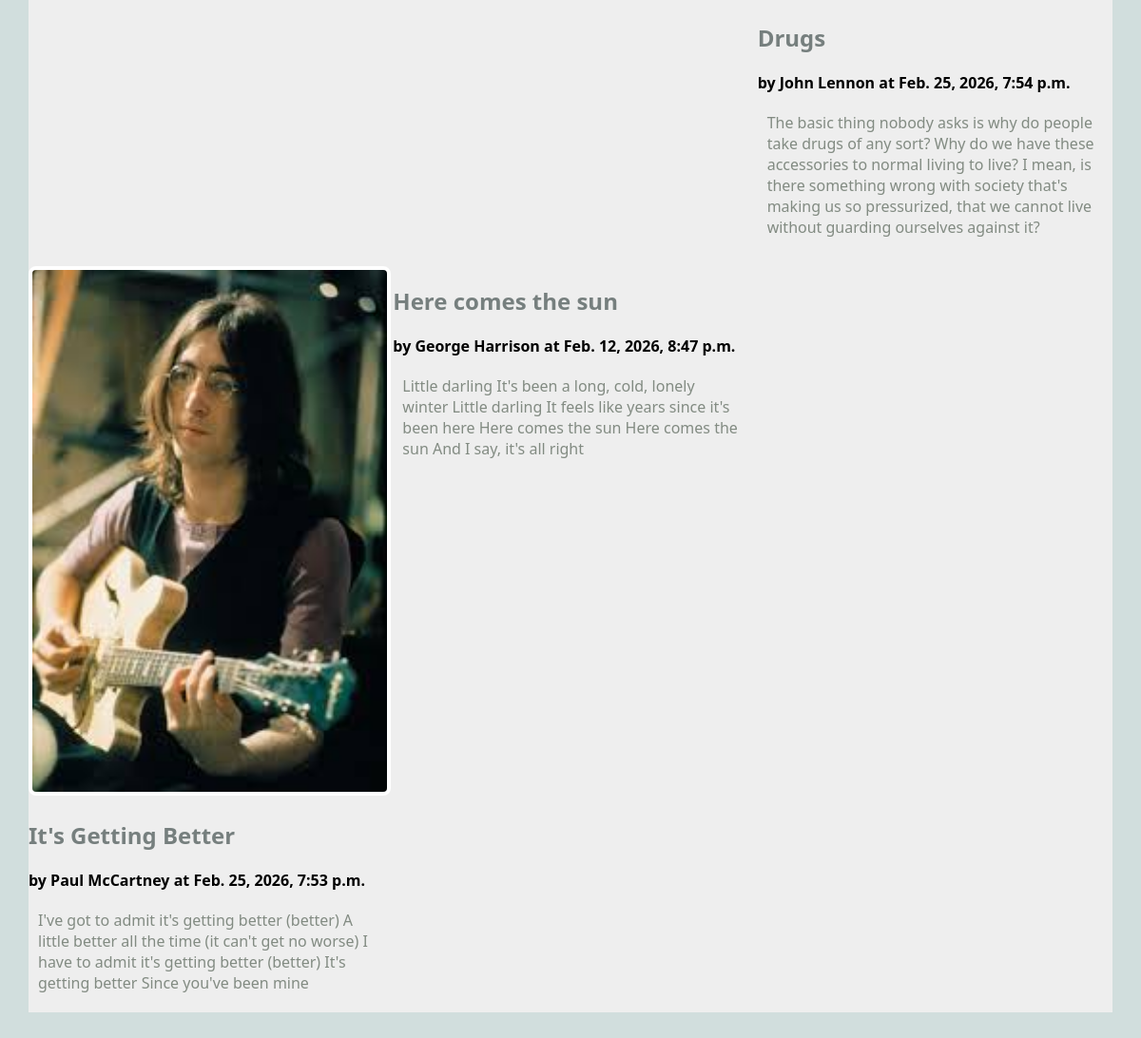
/blog/show_all (lower part), run on an earlier commit of the app's database.
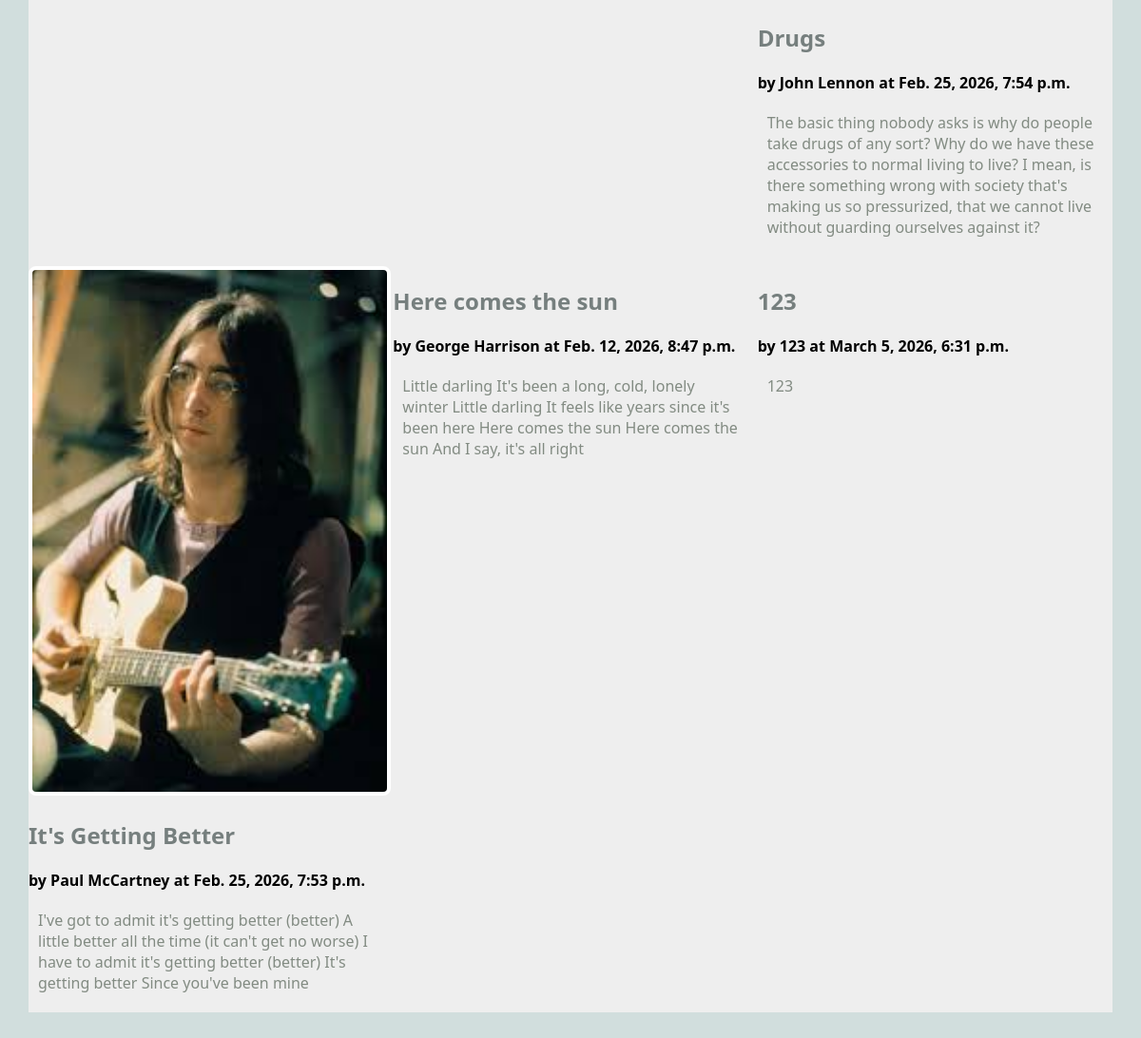
And on a later commit of the database.
### blog/models.py (models this page shows, shortened)
class Article(models.Model):
    user = models.ForeignKey(User, on_delete=models.CASCADE)
    title = models.TextField(blank=False)
    author = models.TextField(blank=False)
    text = models.TextField(blank=False)
    published = models.DateTimeField(auto_now=True)
    image_file = models.ImageField(blank=True)

### blog/views.py (the view)
# urls.py: path('show_all', ShowAllView.as_view(), name="show_all"),
class ShowAllView(ListView):
    model = Article
    template_name = 'blog/show_all.html'
    context_object_name = 'articles'
    def dispatch(self, request, *args, **kwargs):
        if request.user.is_authenticated:
            print(f'ShowAllView.dispatch(): request.user={request.user}')
        else:
            print(f'ShowAllView.dispatch(): not logged in.')
        return super().dispatch(request, *args, **kwargs)

### blog/templates/blog/show_all.html (shortened to what this page needs)
{% extends 'blog/base.html' %}
{% block content %}
<main class="grid-container">
    {% for a in articles %}
    <article>
        {% if a.image_file %}
        <a href="{% url 'article' a.pk %}">
        <img src="{{ a.image_file.url }}" alt="{{ a.title }}">
        </a>
        {% endif %}
        <div>
        <h2>{{a.title}}</h2>
        <strong>by {{a.author}} at {{a.published}}</strong>
        <p>
        {{a.text}}
        </p>
        </div>
    </article>
    {% endfor %}
</main>
{% endblock %}

### blog/templates/blog/base.html (shortened to what this page needs)
{% load static %}
<!DOCTYPE html>
<html lang="en">
    <head>
        <link rel="stylesheet" href="{% static 'styles-blog.css' %}">
    </head>
    <body>
        {% block content %}
        {% endblock %}
    </body>
</html>

### static/styles-blog.css (style rules this page uses)
body { margin: 30px; background: #d1dedd; font-family:'Segoe UI', Tahoma, Geneva, Verdana, sans-serif; }
h1, h2, h3 { color: #767f7e; }
p { color: #828b82; }
.grid-container { background: #eee; max-width: 900px; display: grid; grid-template-columns: repeat(3, 1fr); grid-gap: 10px; max-width: 1200px; margin: 20px auto; }
article img, article.featured img { width: 100%; border: 4px solid #fff; border-radius: 8px; }
article p, article h3 { margin: 20px 10px; }

What changed in the data, as far as the page shows it:
added Article: title "123", author "123", published "March 5, 2026, 6:31 p.m.", text "123"
